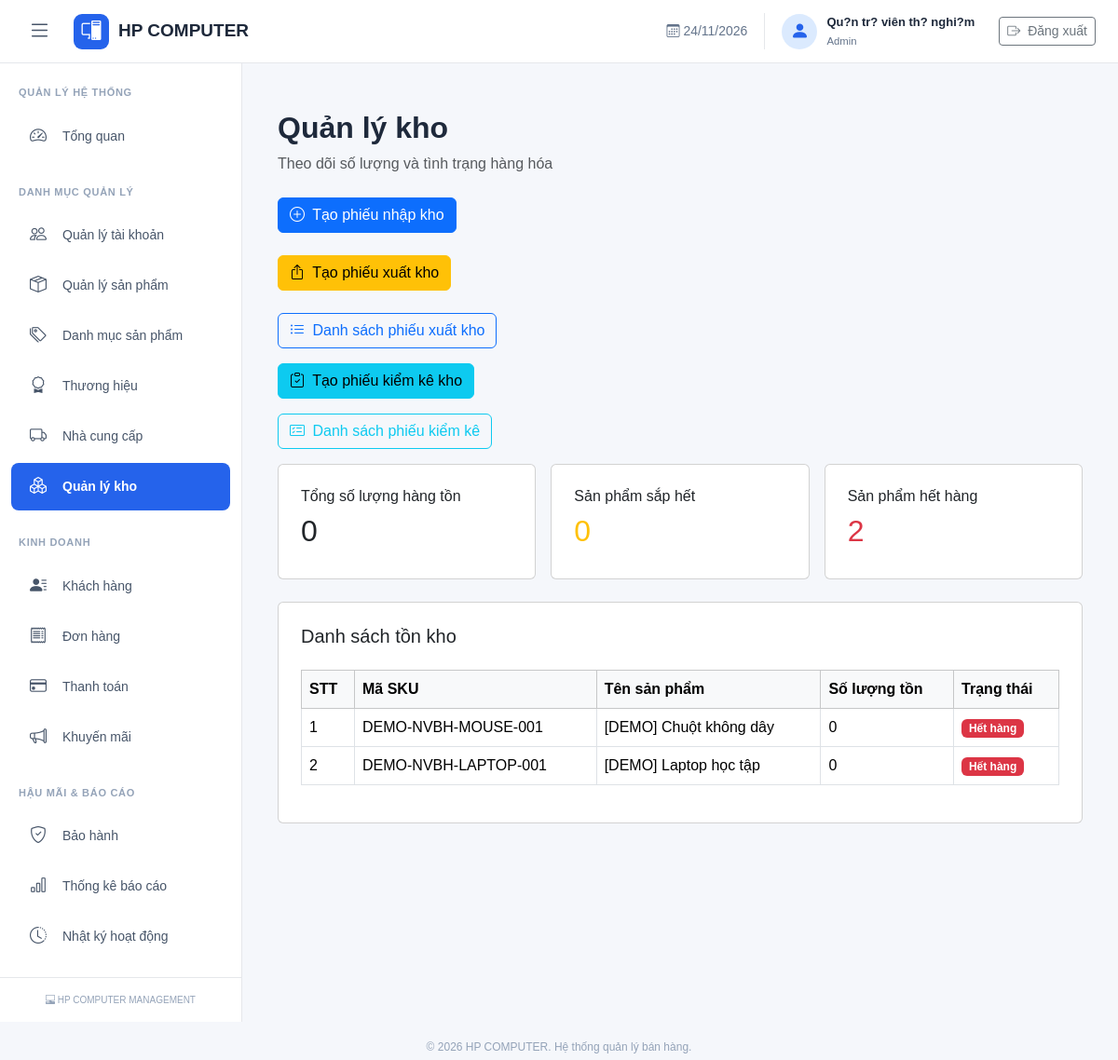
/inventory.php (signed in), run on the app's committed database.
### tables this page shows
CREATE TABLE `san_pham` (
  `ma_san_pham` int(11) NOT NULL,
  `ma_danh_muc` int(11) NOT NULL,
  `ma_thuong_hieu` int(11) DEFAULT NULL,
  `ma_sku` varchar(100) NOT NULL,
  `ten_san_pham` varchar(255) NOT NULL,
  `mo_ta` text DEFAULT NULL,
  `gia_ban` decimal(15,2) NOT NULL DEFAULT 0.00,
  `thoi_han_bao_hanh` int(11) NOT NULL DEFAULT 0,
  `trang_thai` enum('ACTIVE','INACTIVE') NOT NULL DEFAULT 'ACTIVE',
  `ngay_tao` datetime NOT NULL DEFAULT current_timestamp(),
  `ngay_cap_nhat` datetime NOT NULL DEFAULT current_timestamp() ON UPDATE current_timestamp()
);

### includes/permission_check.php (called while the page is built, shortened)
<?php
require_once __DIR__ . '/../config/database.php';
function co_quyen($maChucNang)
{
    global $pdo;
    $maVaiTro = (int) ($_SESSION['ma_vai_tro'] ?? 0);
    static $danhSachQuyen = [];
    if (!isset($danhSachQuyen[$maVaiTro])) {
        $sql = "
            SELECT q.ma_chuc_nang
            FROM quyen q
            INNER JOIN vai_tro_quyen vq
                ON q.ma_quyen = vq.ma_quyen
            WHERE vq.ma_vai_tro = :ma_vai_tro
        ";
        $stmt = $pdo->prepare($sql);
        $stmt->execute([
            ':ma_vai_tro' => $maVaiTro
        ]);
        $danhSachQuyen[$maVaiTro] = $stmt->fetchAll(
            PDO::FETCH_COLUMN
        );
    }
    return in_array(
        $maChucNang,
        $danhSachQuyen[$maVaiTro],
        true
    );
}
function yeu_cau_quyen($maChucNang)
{
    if (!co_quyen($maChucNang)) {
        http_response_code(403);
        exit('Bạn không có quyền truy cập chức năng này.');
    }
}

### modules/inventory/index.php (the view, shortened to what this page needs)
<?php
require_once __DIR__ . '/../../config/database.php';
$sql = "
    SELECT
        sp.ma_san_pham,
        sp.ma_sku,
        sp.ten_san_pham,
        COALESCE(tk.so_luong_ton, 0) AS so_luong_ton
    FROM san_pham sp
    LEFT JOIN (
        SELECT
            ma_san_pham,
            SUM(so_luong) AS so_luong_ton
        FROM ton_kho
        GROUP BY ma_san_pham
    ) tk ON sp.ma_san_pham = tk.ma_san_pham
    ORDER BY sp.ten_san_pham ASC
";
$stmt = $pdo->query($sql);
$products = $stmt->fetchAll(PDO::FETCH_ASSOC);
$totalQuantity = 0;
$lowStock = 0;
$outOfStock = 0;
$lowStockThreshold = 5;
foreach ($products as $product) {
    $quantity = (int)$product['so_luong_ton'];
    $totalQuantity += $quantity;
    if ($quantity <= 0) {
        $outOfStock++;
    } elseif ($quantity <= $lowStockThreshold) {
        $lowStock++;
    }
}
function inventoryEscape($value)
{
    return htmlspecialchars(
        (string)$value,
        ENT_QUOTES,
        'UTF-8'
    );
}
?>
<div class="container-fluid py-4">
    <h2 class="fw-bold mb-2">Quản lý kho</h2>
    <p class="text-muted mb-4">
        Theo dõi số lượng và tình trạng hàng hóa
    </p>
<?php if (
    (int)($_SESSION['ma_vai_tro'] ?? 0) === 1 ||
    co_quyen('inventory.create')
): ?>
<div class="mb-4">
    <a href="<?= htmlspecialchars(
        BASE_URL,
        ENT_QUOTES,
        'UTF-8'
    ) ?>/inventory_receipts.php"
       class="btn btn-primary">
        <i class="bi bi-plus-circle me-1"></i>
        Tạo phiếu nhập kho
    </a>
</div>
<?php endif; ?>
<?php if (
    (int)($_SESSION['ma_vai_tro'] ?? 0) === 1
    || co_quyen('inventory.create')
): ?>
<div class="mb-4">
    <a href="<?= htmlspecialchars(
        BASE_URL,
        ENT_QUOTES,
        'UTF-8'
    ) ?>/inventory_issues.php"
       class="btn btn-warning">
        <i class="bi bi-box-arrow-up me-1"></i>
        Tạo phiếu xuất kho
    </a>
</div>
<?php endif; ?>
<div class="mb-3">
    <a href="<?= htmlspecialchars(
        BASE_URL,
        ENT_QUOTES,
        'UTF-8'
    ) ?>/inventory_issue_list.php"
       class="btn btn-outline-primary">
        <i class="bi bi-list-ul me-1"></i>
        Danh sách phiếu xuất kho
    </a>
</div>
<?php if (
    co_quyen('inventory.create')
    || (int)($_SESSION['ma_vai_tro'] ?? 0) === 1
): ?>
<div class="mb-3">
    <a href="<?= inventoryEscape(BASE_URL) ?>/inventory_stocktake.php"
       class="btn btn-info">
        <i class="bi bi-clipboard-check me-1"></i>
        Tạo phiếu kiểm kê kho
    </a>
</div>
<?php endif; ?>
<div class="mb-3">
    <a
        href="<?= inventoryEscape(BASE_URL) ?>/inventory_stocktake_list.php"
        class="btn btn-outline-info"
    >
        <i class="bi bi-card-checklist me-1"></i>
        Danh sách phiếu kiểm kê
    </a>
</div>
    <div class="row g-3 mb-4">
        <div class="col-md-4">
            <div class="card p-4">
                <h6>Tổng số lượng hàng tồn</h6>
                <h2><?= number_format($totalQuantity) ?></h2>
            </div>
        </div>
        <div class="col-md-4">
            <div class="card p-4">
                <h6>Sản phẩm sắp hết</h6>
                <h2 class="text-warning">
                    <?= $lowStock ?>
                </h2>
            </div>
        </div>
        <div class="col-md-4">
            <div class="card p-4">
                <h6>Sản phẩm hết hàng</h6>
                <h2 class="text-danger">
                    <?= $outOfStock ?>
                </h2>
            </div>
        </div>
    </div>
    <div class="card p-4">
        <h5>Danh sách tồn kho</h5>
        <div class="table-responsive">
            <table class="table table-bordered
                          table-hover mt-3">
                <thead class="table-light">
                    <tr>
                        <th>STT</th>
                        <th>Mã SKU</th>
                        <th>Tên sản phẩm</th>
                        <th>Số lượng tồn</th>
                        <th>Trạng thái</th>
                    </tr>
                </thead>
                <tbody>
                <?php foreach ($products as $index => $product): ?>
                    <?php
                    $quantity = (int)$product['so_luong_ton'];
                    if ($quantity <= 0) {
                        $status = 'Hết hàng';
                        $color = 'danger';
                    } elseif ($quantity <= $lowStockThreshold) {
                        $status = 'Sắp hết';
                        $color = 'warning';
                    } else {
                        $status = 'Còn hàng';
                        $color = 'success';
                    }
                    ?>
                    <tr>
                        <td><?= $index + 1 ?></td>
                        <td>
                            <?= inventoryEscape($product['ma_sku']) ?>
                        </td>
                        <td>
                            <?= inventoryEscape($product['ten_san_pham']) ?>
                        </td>
                        <td><?= $quantity ?></td>
                        <td>
                            <span class="badge bg-<?= $color ?>">
                                <?= $status ?>
                            </span>
                        </td>
                    </tr>
                <?php endforeach; ?>
                </tbody>
            </table>
        </div>
    </div>
</div>

### assets/css/admin.css (style rules this page uses)
:root { --primary-color: #2563eb; --sidebar-width: 260px; --topbar-height: 68px; --background-color: #f5f7fb; --text-color: #1e293b; }
* { box-sizing: border-box; }
body { margin: 0; font-family: Arial, Helvetica, sans-serif; background: var(--background-color); color: var(--text-color); }

### data on the page
san_pham: ma_sku "DEMO-NVBH-MOUSE-001", ten_san_pham "[DEMO] Chuột không dây", quantity "0", status "Hết hàng"
san_pham: ma_sku "DEMO-NVBH-LAPTOP-001", ten_san_pham "[DEMO] Laptop học tập", quantity "0", status "Hết hàng"

### other printed values
$hoTen "Qu?n tr? viên th? nghi?m"
$tenVaiTro "Admin"
$totalQuantity "0"
$lowStock "0"
$outOfStock "2"
